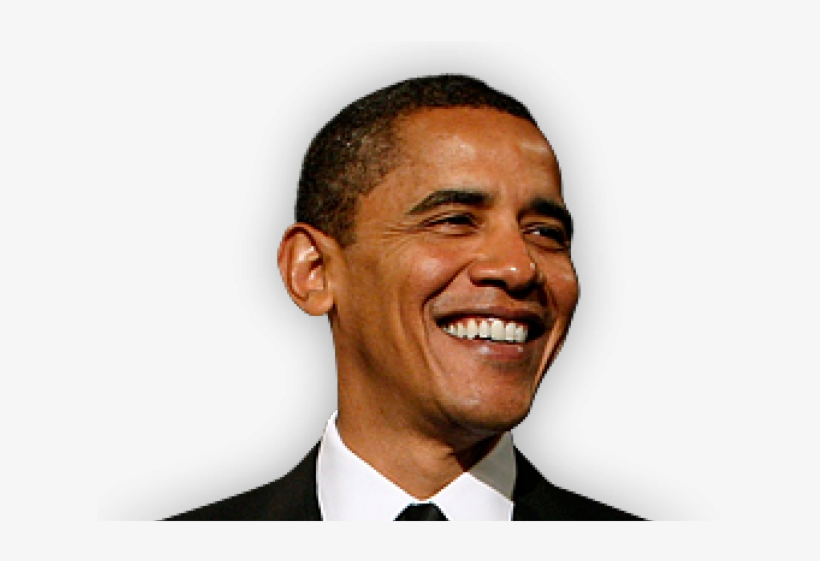
#> input picture face/obama.png, 820 x 561 px
$ python hog.py   (older library calls are emulated)
#> lines starting #> are read from the running program, lines starting #| are printed output that depends on the picture
from matplotlib import pyplot as plt
from skimage.feature import hog
from skimage import exposure
import cv2


image = cv2.imread('obama.png')
#> image is the input picture: shape (561, 820, 3); mean B, G, R 198.3, 205.3, 216.5
fd, hog_image = hog(image, orientations=8, pixels_per_cell=(16, 16),
                    cells_per_block=(1, 1), visualize=True, multichannel=True)
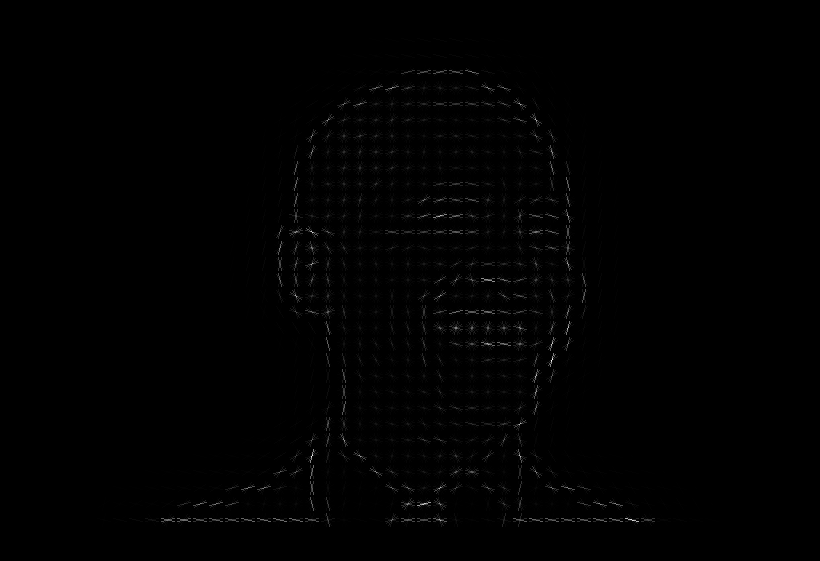
#> hog_image: shape (561, 820) float64; min 0, max 56.15, mean 0.3; drawn with min black and max white
#> fd = 14280 values, max 1 at index 12, min 0 at index 1, mean 0.135

fig, (ax1, ax2) = plt.subplots(1, 2, figsize=(8, 4), sharex=True, sharey=True)

ax1.axis('off')
ax1.imshow(image, cmap=plt.cm.gray)
ax1.set_title('Input image')

# Rescale histogram for better display
hog_image_rescaled = exposure.rescale_intensity(hog_image, in_range=(0, 10))
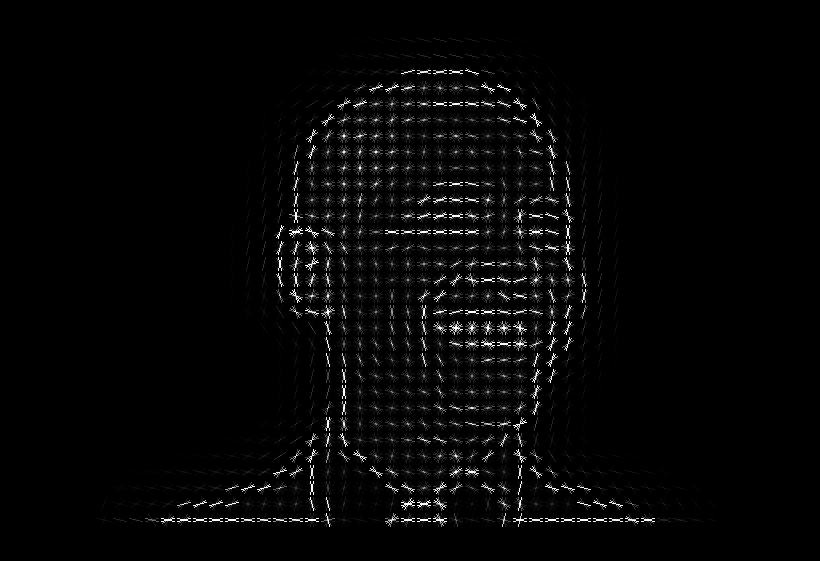
#> hog_image_rescaled: shape (561, 820) float64; min 0, max 1, mean 0.0242

ax2.axis('off')
ax2.imshow(hog_image_rescaled, cmap=plt.cm.gray)
ax2.set_title('Histogram of Oriented Gradients')
plt.show()
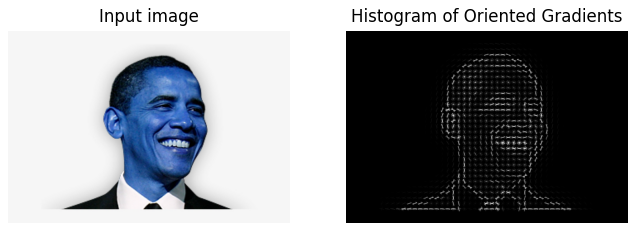
#> figure drawn by matplotlib, 2 panels; B, G, R data is drawn as R, G, B

$ run again, with face/biden.png copied over face/obama.png
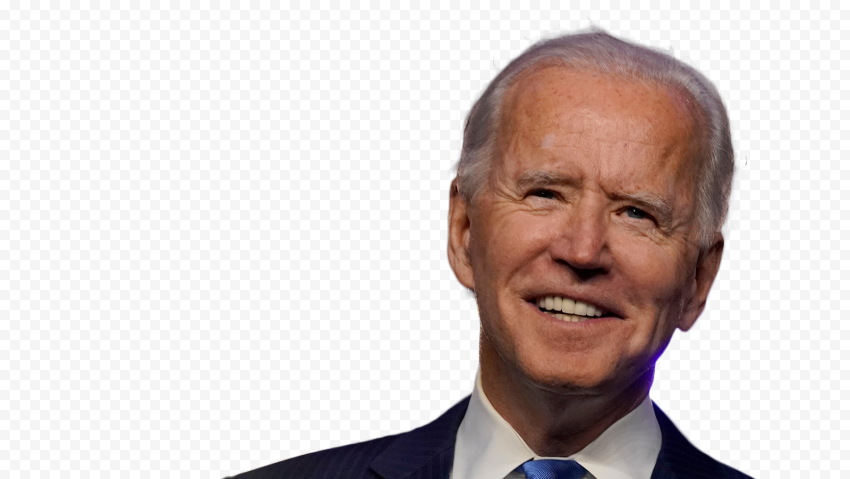
#> input picture face/biden.png, 850 x 479 px
#> image is the input picture: shape (479, 850, 3); mean B, G, R 203.3, 205.6, 215.9
#> `fd, hog_image = hog(image, orientations=8, pixels_per_cell=(16, 16), c..`:
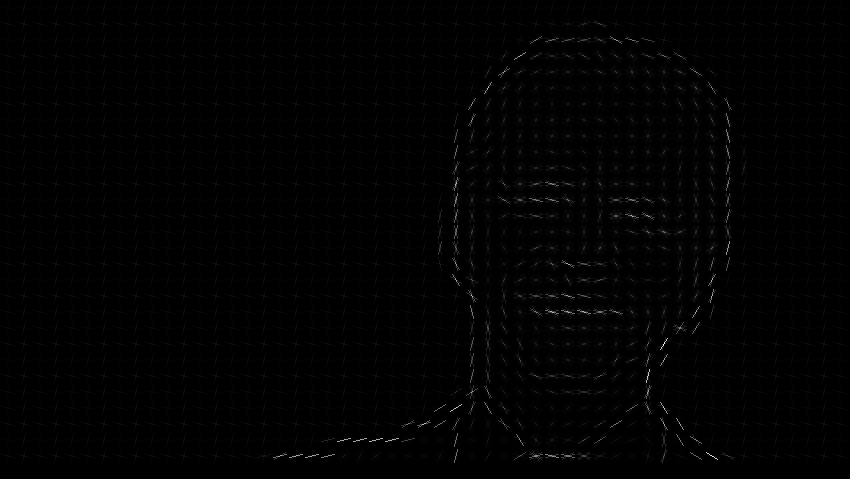
#> hog_image: shape (479, 850) float64; min 0, max 44.89, mean 0.4; drawn with min black and max white
#> fd = 12296 values, max 0.97 at index 10826, min 0 at index 1, mean 0.264
#> `plt.show()`:
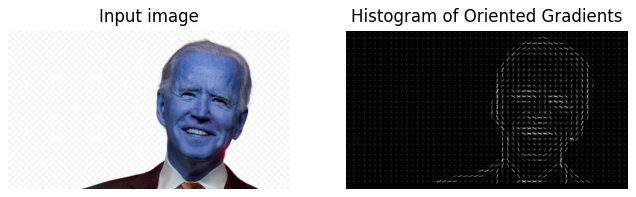
#> figure drawn by matplotlib, 2 panels; B, G, R data is drawn as R, G, B
